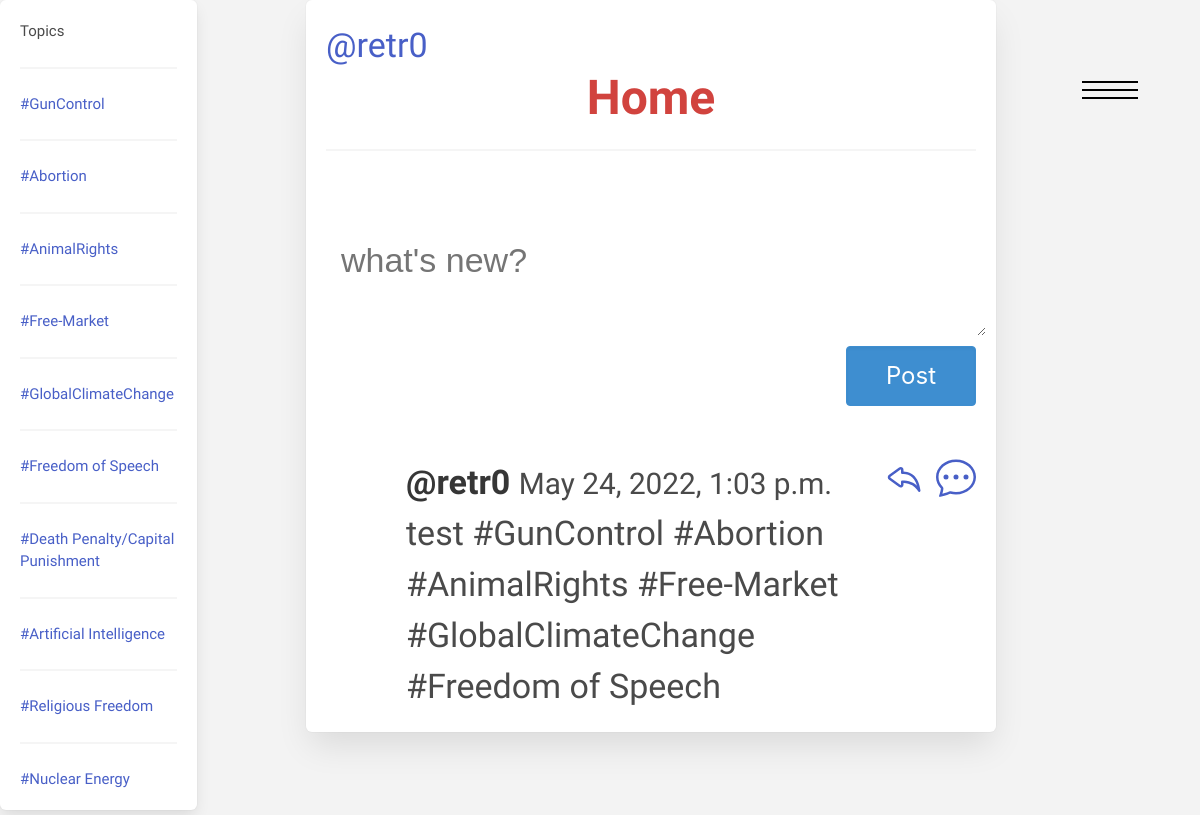
The app's page / (signed in) with its own data.
### main/models.py (models this page shows, shortened)
class topic(models.Model):
    name = models.CharField(max_length=100)

class post(models.Model):
    user = models.CharField(max_length=100, blank=True)
    Content = models.CharField(max_length=100)
    date = models.DateTimeField(auto_now_add=True, blank=True)
    class Meta:
        ordering = ['-id']

### main/views.py (the view)
# urls.py: 2. Add a URL to urlpatterns:  path('', views.home, name='home')
@login_required(login_url='/login')
def home(request):
    topics = topic.objects.all
    all_post = post.objects.all()
    pic = profilePic.objects.all()
    all_ver = ver.objects.all()
    form = PostForm()
    if request.method == "POST":
        form = PostForm(request.POST)
        if form.is_valid:
            form2 = form.save(commit=False)
            form2.user = request.user
            form2.save()
    return render(request, 'home.html', {'topics':topics, 'post_form':form,'all_post':all_post, 'User':str(request.user), 'pic':pic,'all_ver':all_ver})

### main/forms.py
class PostForm(forms.ModelForm):
    class Meta:
        model = post
        fields = ['Content']
        widgets = {
            'Content': forms.Textarea(attrs={'class':'post', 'placeholder':"what's new?", "style":"height:100px;"}),
        }
        labels = {
            'user': '',
            'Content': '',
        }

### main/templates/home.html (shortened to what this page needs)
{%extends "base.html"%}
{%block content%}
<div class="columns is-mobile">
  <div class="column is-3">
    <div class="box" style="font-size:15px; width: 70%;">
      Topics
      {%for i in topics%}
      <hr>
      <a href="{%url 'get_topic' i.pk %}">{{i.name}}</a>
      {%endfor%}
    </div>
  </div>
  <div class="column is-7">
<div class="box" style="width: 100%; margin: auto;">
  <a href="/profile">@{{user}}</a>
  <h1 class="title is-1" style="text-align: center; color: #d1433e;"> Home</h1>
  <hr>
<br>
  <form method="post">
    {{post_form}}
    <button type="submit" id='id_post_btn'class="input button is-info is-large" style="width: 20%; left: 80%;">Post</button>
  </form>
  <br>
    {%for i in all_post%}
        <article class="media">
          <div class="media-left">
            <figure class="image is-64x64">
            </figure>
          </div>
          <div class="media-content">
              <p>
                <strong class="vpost">@{{i.user}}
                </strong><small>{{i.date}}</small>
                <br>
                {{i.Content}}
              </p>
            </div>
            <br>
            <nav class="level is-mobile">
              <div class="level-left">
                <a class="level-item"  onclick="mentionbtn('{{i.user}}')" aria-label="retweet">
                </a>
                <a class="level-item" href="{%url 'get_post' i.pk%}" aria-label="{{i.Content}}">
                </a>
              </div>
            </nav>
        </article>
    {%endfor%}
  </div>
</div>
</div>
{%endblock%}

### main/templates/base.html (shortened to what this page needs)
{% load static %}
<html lang="en">
    <head>
        <link rel="stylesheet" href="https://cdn.jsdelivr.net/npm/bulma@0.9.3/css/bulma.min.css">
    </head>
        <body>
          <label for="active" class="menu-btn" onclick="hide_and_show()" style="width: 140px; height: 140px;"><span></span></label>
      {%block content%}
      {%endblock%}
    </body>
</html>

### static/css/base.css (style rules this page uses)
body { background-color: #f3f3f3; font-size: 34; }
svg { width: 40; height: 40; }
.post { font-family: 'Ubuntu', sans-serif; display: block; margin: 10px; padding: 5px; border: none; font-size: 34; outline: 0; width: 100%; }

### static/css/menu.css (style rules this page uses)
* { margin: 0; padding: 0; box-sizing: border-box; font-family: 'Lato', sans-serif; font-family: 'Oswald', sans-serif; }
.menu-btn { position: fixed; z-index: 2; right: 20px; top: 20px; height: 50px; width: 70px; text-align: center; line-height: 50px; border-radius: 50%; font-size: 20px; cursor: pointer; transition: all 0.3s ease-in-out; }
.menu-btn span, .menu-btn:before, .menu-btn:after { content: ""; position: absolute; top: calc(50% - 1px); left: 30%; width: 40%; border-bottom: 2px solid #000; transition: transform .6s cubic-bezier(0.215, 0.61, 0.355, 1); }
.menu-btn:before { transform: translateY(-8px); }
.menu-btn:after { transform: translateY(8px); }

### records on screen
topic: name "#GunControl"
topic: name "#Abortion"
topic: name "#AnimalRights"
topic: name "#Free-Market"
topic: name "#GlobalClimateChange"
topic: name "#Freedom of Speech"
topic: name "#Death Penalty/Capital Punishment"
topic: name "#Artificial Intelligence"
topic: name "#Religious Freedom"
topic: name "#Nuclear Energy"
post: user "retr0", date "May 24, 2022, 1:03 p.m.", Content "test #GunControl #Abortion #AnimalRights #Free-Market #GlobalClimateChange #Freedom of Speech"

### other values on screen
{{ user }} "retr0"
